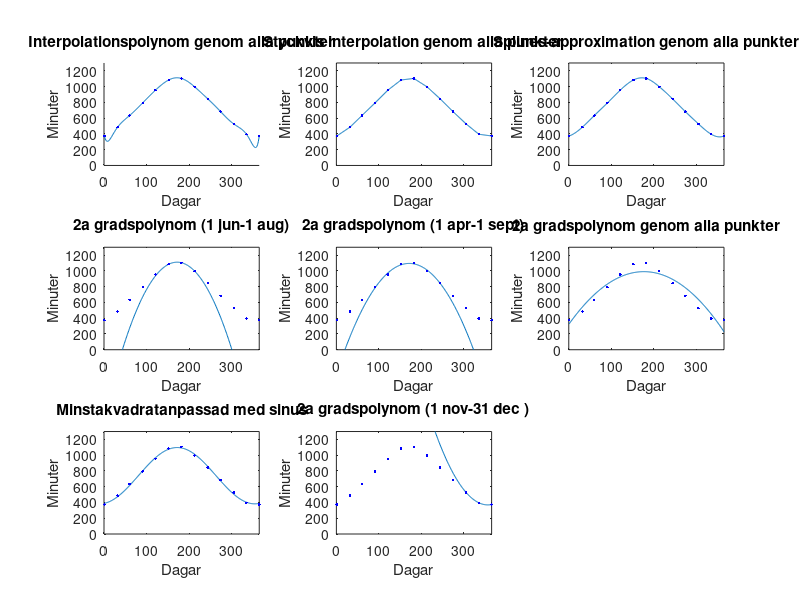
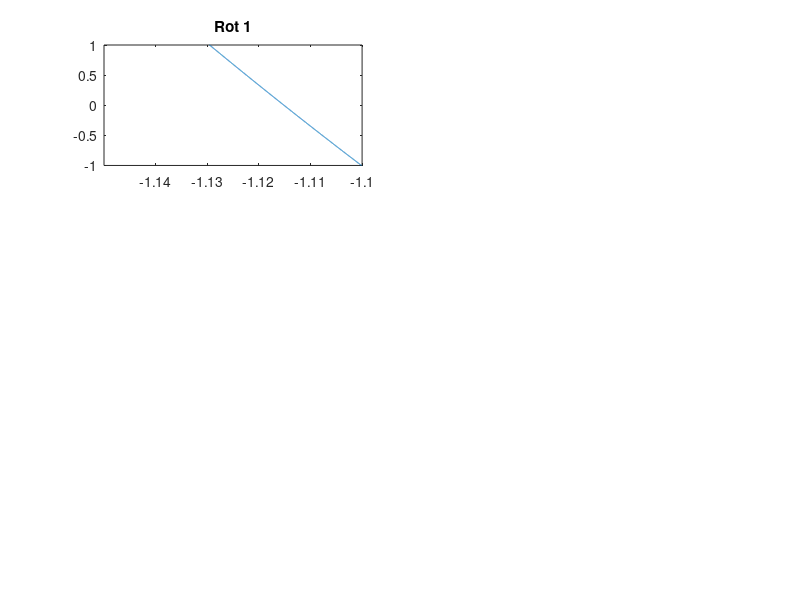

Reproduce these figures in MATLAB, in order. (Note: this script raises an error after producing the figures.)
%% uppg 4 Interpolation och linjära minsta kvadratmetoden

% Matrisen A ger datum: tid (sekunder)

A = [1 32 60 91 121 152 182 213 244 274 305 335 365; 374 486 633 794 955 1084 1104 998 845 684 527 396 374]';

% Definierar x och y utifrån matrisen 

x = A(:,1);
y = A(:,2);

% Definierar antal dagar

d = 1:1:365;

% Skapar anpassningar
figure()

% A) Interpolationspolynom över alla punkter 
subplot(3,3,1);
    % grad
    grad = length(x) -1;
    
    % Anpassa polynomet till datan
    k1 = polyfit(x,y,grad);
    
    % Skapa polynom med koefficienter
    p1 = polyval(k1,d);
    
    % Plotta
    hold on;
    plot(d,p1);
    plot(x,y,'b.');
    title("Interpolationspolynom genom alla punkter");
    xlabel("Dagar");
    ylabel("Minuter");
    axis([0,365,0,1300]);
    hold on;

    
% B) Styckvis linjär interpolation genom samma punkter 
subplot(3,3,2);
    k2 = interp1(x,y,d,"linear");
    plot(d,k2);
    hold on;
    plot(x,y,'b.');
    title("Styckvis interpolation genom alla punkter");
    xlabel("Dagar");
    ylabel("Minuter");
    axis([0,365,0,1300]);
    hold on;


% C) Splines-approximation genom alla punkter 
subplot(3,3,3);
    k3 = spline(x,y,d);
    plot(d,k3);
    hold on;
    plot(x,y,'b.');
    title("Splines-approximation genom alla punkter");
    xlabel("Dagar");
    ylabel("Minuter");
    axis([0,365,0,1300]);
    hold on;

    
% D) Andragradspolynom mellan 1 juni- 1 augusti
subplot(3,3,4);
    delX = x(6:8);
    delY = y(6:8);
    % Grad 2
    k4 = polyfit(delX,delY,2);
    p2 = polyval(k4,d);
    plot(d,p2);
    hold on;
    plot(x,y,'b.');
    title("2a gradspolynom (1 jun-1 aug)");
    xlabel("Dagar");
    ylabel("Minuter");
    axis([0,365,0,1300]);
    hold on;


% E) Minsta kvadratanpassat andragradspolynom 1 april- 1 augusti
subplot(3,3,5);
    delX2 = x(4:9);
    delY2 = y(4:9);
    % Grad 2
    k5 = polyfit(delX2, delY2, 2);
    p3 = polyval(k5,d);
    plot(d,p3);
    hold on;
    plot(x,y,'b.');
    title("2a gradspolynom (1 apr-1 sept)");
    xlabel("Dagar");
    ylabel("Minuter");
    axis([0,365,0,1300]);
    hold on;


% F) Minstakvadratanpassat andragradspolynom 1 januari- 31 december
subplot(3,3,6);
    % Grad 2
    k6 = polyfit(x,y,2);
    p4 = polyval(k6,d);
    plot(d,p4);
    hold on;
    plot(x,y,'b.');
    title("2a gradspolynom genom alla punkter");
    xlabel("Dagar");
    ylabel("Minuter");
    axis([0,365,0,1300]);
    hold on;


% G) Minstakvadrat med sinusanpassning
subplot(3,3,7);
    w = 2*pi/365;
    c1 = ones(13,1);
    c2 = cos(w*x);
    c3 = sin(w*x);
    C = [c1,c2,c3];

    %beräknar minsta kvadrat c

    c = (C'*C)^(-1)*(C'*y);

    p5 = c(1)+c(2)*cos(w*d)+c(3)*sin(w*d);

    plot(d,p5);
    hold on;
    plot(x,y,'b.');
    title("Minstakvadratanpassad med sinus");
    xlabel("Dagar")
    ylabel("Minuter");
    axis([0,365,0,1300]);


% Uppgiftssvar:
% a)
% I vilken ansats behövdes flest koefficienter beräknas (totalt över hela 
% intervallet)?
% Hur många koefficienter är det?
% I kubisk styckvis interpolation är den interpolerade funktionen en serie 
% kubiska polynom. För att hitta koefficienterna var varje polynom behöves
% krävs det n-1 funktioner då vi har samma antal okända. Varje polynom har 
% sedan 4 koefficienter vilket ger 4(n-1) där n är antalet datapunkter 
% (12). Detta ger i detta fall 44 koefficienter

% b)
% De tre anpassningar som bara behöver tre koefficienter är 
% D) Andragradspolynom mellan 1 juni- 1 augusti
% E) Minsta kvadratanpassat andragradspolynom 1 april- 1 augusti
% F) Minstakvadratanpassat andragradspolynom 1 januari- 31 december
% G) Minstakvadrat med sinusanpassning
% då dessa enbart är ett polynom av grad 2 förutom i G) då denna ger 
% koefficienter amplitud, fasförskjutning och skiftnign i y-led.

% c) 
% För att beräkna den längsta dagen ges att alternativ 
% D) Andragradspolynom mellan 1 juni- 1 augusti. Detta för att det ger en 
% bra anpassning för intervallet där den längsta dagen infaller samt att
% den ger effektiv beräknignsmetod där det enbart krävs 3 koefficienter.

% d)
% Julafton infaller vid dag 358 av 365 vilket sätter krav på anpassningen
% vid ändpunkterna. Här ger
% B) Styckvis linjär interpolation genom samma punkter 
% C) Splines-approximation genom alla punkter 
% G) Minstakvadrat med sinusanpassning
% Här har B) inte nog med prestanda då den enbart är en styckvis 
% interpolation mellan punkterna, den är snabb men inte en bra
% anpassning. Här ger spline den bästa prestandan men har 44 koefficienter
% medan G) ger relativt bra prestanda men med enbart 3 koefficienter.
% Väljer G) som den bästa anpassningen.

% e)
% En potentiell förbättring är att använda D) Andragradspolynom mellan 
% 1 juni- 1 augusti med modifikationen att använda data mellan 1 nov- 31
% dec där julafton ligger i intervallet

subplot(3,3,8);
    delX = x(11:13);
    delY = y(11:13);
    % Grad 2
    k4 = polyfit(delX,delY,2);
    p2 = polyval(k4,d);
    plot(d,p2);
    hold on;
    plot(x,y, 'b.');
    title("2a gradspolynom (1 nov-31 dec )");
    xlabel("Dagar");
    ylabel("Minuter");
    axis([0,365,0,1300]);
    hold on;

% f) Olika metoder ger olika fördelar men för att täcka in flest
% datapunkter med bra prestanda ges av C) Splines-approximation genom 
% alla punkter. Däremot är den inte lika effektiv som de andra metoderna.
% Det går inte att säga att en är bättre än den andra, det beror på vad som
% pritoriteras.

%% Uppgift 5 Tillförlitlighet

%% Från Uppgift 2:
    % Initierar ett figurfönster för att presentera plottar.
    figure();
    
    % Definierar funktionens definitionsmängd genom att definitera: x mellan -5
    % och 7.5 med steglängd 1e-5
    x= -5:1e-5:7.5;
    
    % Definierar funktionen f(x)
    f = @(x) 61*x - ((x.^2 + x + 0.03)./(3*x + 1)).^7 - 20*x.*exp(-x);
    
    
    % Ger funktionens värdemängd, y är resultatet av x genom funktionen.
    % Skapar en vektor av samma längd
    y = f(x);
    
    % Skapar 5 subplottar, 4 för rötter och en för funktionen i helhet.
    subplot(3, 2, 1);
        plot(x, y);
            title('Rot 1');
            xlim([-1.15, -1.1]);
            ylim([-1, 1]);
            yline(0, 'color' ,'k', 'linestyle', ':', 'LineWidth', 1);
    
    subplot(3, 2, 2);
        plot(x, y);
            title('Rot 2');
            xlim([-0.30, -0.28]);
            ylim([-1, 1]);
            yline(0, 'color' ,'k', 'linestyle', ':', 'LineWidth', 1);
    
    subplot(3, 2, 3);
        plot(x, y);
            title('Rot 3');
            xlim([-0.001, 0.001]);
            ylim([-0.05, 0.05]);
            yline(0, 'color' ,'k', 'linestyle', ':', 'LineWidth', 1);
    
    subplot(3, 2, 4);
        plot(x, y);
            title('Rot 4');
            xlim([6.35, 6.45]);
            ylim([-2, 2]);
            yline(0, 'color' ,'k', 'linestyle', ':', 'LineWidth', 1);
    
    subplot(3, 2, 5:6);
        plot(x, y);
            title('y=f(x)');
            xlim([-3, 7]);
            ylim([-300, 300]);        
            yline(0, 'color' ,'k', 'linestyle', ':', 'LineWidth', 1);
    
    
    %exportgraphics(gcf,'arrayAntennaMeshMew.png','Resolution',300);
    
    
    % Från plottarna can rötterna grafiskt lokaliseras i följande:
    x1=-1.15;
    x2=-0.29;
    x3=1e-2;
    x4=6.34;
    
    
    % c) Ta fram en av rötterna med Newtons Metod.
    disp("  _____Uppg 2 c): _________ ")
    
    % Derivera funktionen f över x
    df_dx= @(x) 61 - 7*((x.^2+x+0.03)./(3*x+1)).^6*( ( (3*x+1)*(2*x+1) - (x.^2+x+0.03)*(3) )./( (3*x+1)^2 ) ) - 20*(exp(-x)-x.*exp(-x));
    
    %Initierar variabler x=input av funktion
    % Val av x1,x2,x3,x4
    x=x4;
    t=1;
    x_forra=1;
    rel_fel=1;
    format short 
    disp("    ___________________Newton Raphson_____________________")
    disp("      x       fx       dfx_dx       t       lin       kvad");
    %Iterativ metod med Newton raphson
    while abs(rel_fel)>1e-8
        fx=f(x);
        dfx_dx=df_dx(x);
    
        %Newton Raphsons metod
        t_forra=t;
        t=fx/dfx_dx;
        
        lin=t/t_forra;
        kvad=t/(t_forra^2);
        
        disp([x fx dfx_dx t lin kvad]);
        x_forra=x;
        x=x-t;
        rel_fel=(x-x_forra)/x;
    end;
    format long e
    rot_nr=x
    
    rot_1_nr=-1.115141590525118e+00;
    rot_2_nr=-2.910130809545486e-01;
    rot_3_nr=5.334146342066178e-13;
    rot_4_nr=6.397062994660476e+00;
    rotter=[rot_1_nr rot_2_nr rot_3_nr rot_4_nr];
    
    format short 
    
    disp(["Rot 1" "Rot 2" "Rot 3" "Rot 4"])
    disp([ rotter ])
    
    
    
    
    % d)
    % Kvadratisk konvergens definieras som hastigheten med vilken felet minskar
    % det vill säga att en lösningsmetod har kvadratisk konvergens om felet
    % minskar kvadratiskt, dvs att felet är proportionellt med kvadraten av det
    % föregående felet. Alltså är det mått på hur snabbt metoden närmar sig
    % rätt svar.
    % 
    % lim (n → ∞) |e_(n+1)| / |e_n|^2 = Konstant
%% 

% Initierar ett figurfönster för att presentera plottar.
figure();

% Definierar funktionens definitionsmängd genom att definitera: x mellan -5
% och 7.5 med steglängd 1e-5
x= -5:1e-5:7.5;

% Definierar funktionen f(x)
f = @(x) 61*x - ((x.^2 + x + 0.03)./(3*1.01*x + 1)).^7 - 20*x.*exp(-x);


% Ger funktionens värdemängd, y är resultatet av x genom funktionen.
% Skapar en vektor av samma längd
y = f(x);
                                                
% Skapar 5 subplottar, 4 för rötter och en för funktionen i helhet.
subplot(3, 2, 1);
    plot(x, y);
        title('Rot 1');
        xlim([-1.15, -1.1]);
        ylim([-1, 1]);
        yline(0, 'color' ,'k', 'linestyle', ':', 'LineWidth', 1);

subplot(3, 2, 2);
    plot(x, y);
        title('Rot 2');
        xlim([-0.30, -0.28]);
        ylim([-1, 1]);
        yline(0, 'color' ,'k', 'linestyle', ':', 'LineWidth', 1);

subplot(3, 2, 3);
    plot(x, y);
        title('Rot 3');
        xlim([-0.001, 0.001]);
        ylim([-0.05, 0.05]);
        yline(0, 'color' ,'k', 'linestyle', ':', 'LineWidth', 1);

subplot(3, 2, 4);
    plot(x, y);
        title('Rot 4');
        xlim([6.35, 6.45]);
        ylim([-2, 2]);
        yline(0, 'color' ,'k', 'linestyle', ':', 'LineWidth', 1);

subplot(3, 2, 5:6);
    plot(x, y);
        title('y=f(x)');
        xlim([-3, 7]);
        ylim([-300, 300]);        
        yline(0, 'color' ,'k', 'linestyle', ':', 'LineWidth', 1);


%exportgraphics(gcf,'arrayAntennaMeshMew.png','Resolution',300);


% Från plottarna can rötterna grafiskt lokaliseras i följande:
x1=-1.15;
x2=-0.29;
x3=1e-2;
x4=6.34;

disp("  _____Uppg 5: _________ ")

% Derivera funktionen f över x
df_dx= @(x) 61 - 7*((x.^2+x+0.03)./(3*1.01*x+1)).^6*( ( (3*1.01*x+1)*(2*x+1) - (x.^2+x+0.03)*(3*1.01) )./( (3*1.01*x+1)^2 ) ) - 20*(exp(-x)-x.*exp(-x));

%Initierar variabler x=input av funktion
% Val av x1,x2,x3,x4
x=x4;
t=1;
x_forra=1;
rel_fel=1;
format short 
disp("    ___________________Newton Raphson_____________________")
disp("      x       fx       dfx_dx       t       lin       kvad");
%Iterativ metod med Newton raphson
while abs(rel_fel)>1e-8
    fx=f(x);
    dfx_dx=df_dx(x);

    %Newton Raphsons metod
    t_forra=t;
    t=fx/dfx_dx;
    
    lin=t/t_forra;
    kvad=t/(t_forra^2);
    
    disp([x fx dfx_dx t lin kvad]);
    x_forra=x;
    x=x-t;
    rel_fel=(x-x_forra)/x;
end;
format long e
rot_nr=x

rot_1_nr=-1.115141590525118e+00;
rot_2_nr=-2.910130809545486e-01;
rot_3_nr=5.334146342066178e-13;
rot_4_nr=6.397062994660476e+00;
rotter=[rot_1_nr rot_2_nr rot_3_nr rot_4_nr];

format short 

disp(["Rot 1" "Rot 2" "Rot 3" "Rot 4"])
disp([ rotter ])


% a) 
% Den minsta postitiva roten blir 2,614777619×10^-15 mindre vilket motsvarar
% en procentuell ändring på ca 1 %.
% Den största postitiva roten blir 6,4899*10^-6 större vilket motsvarar en
% procentuell ökning på ca 1%. 
% Rötterna påverkas ungefär lika mycket procentuellt sett men påverkas åt
% olika håll. Varför ändringen blir som den blir beror på att kosntanten
% står framför en negativ exponent vilket betyder att den har exponentiellt
% mindre påverkan för högre värden på x

% b)
% Den minsta postivia roten blir 2,5893914285×10^-15 större vilket motsvara
% en procentuell ändring på ca 1% 
% Den största postivita roten blir 6,4898*10^-6 mindre vilket motsvara en
% procentuell ändring på ca 1 %. Det går här att se att rötterna ändra
% ungefär lika mycket som i a) fast med omvänt tecken. Detta beror på samma
% förklaring som i a)

% c)
% Felfortplantningen ger att Ef= 0.1973846874 genom den allmänna
% felfortplantningsformeln


%% 7. Integral med förbehandling
